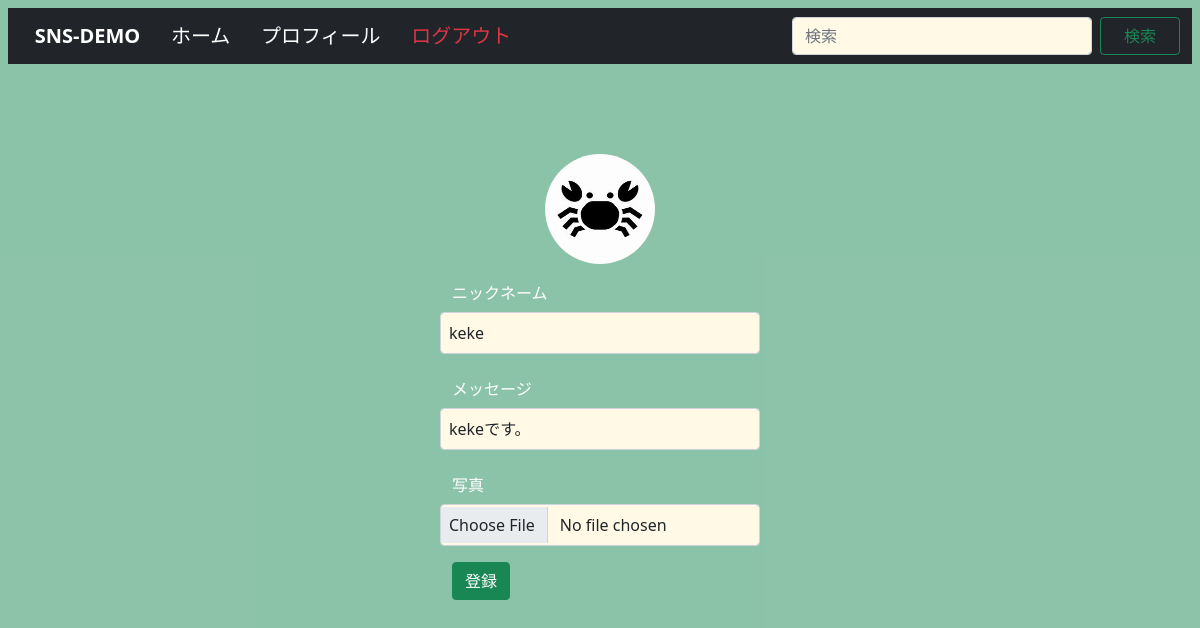
Page /app/profile/ (signed in) on the committed database.
### app/models.py (models this page shows, shortened)
class Profile(models.Model):
    id = models.UUIDField(default=uuid.uuid4, primary_key=True)
    user = models.OneToOneField(get_user_model(), on_delete=models.CASCADE)
    nick_name = models.CharField(max_length=20)
    icon = models.ImageField(upload_to='../media/images/', default='images/unknown.jpeg', null=True, blank=True)
    one_mes = models.TextField(max_length=100)
    created_at = models.DateTimeField(auto_now_add=True)
    updated_at = models.DateTimeField(auto_now=True)

### app/views.py (the view)
# urls.py: path('profile/', views.profile, name='profile'),
@login_required
def profile(request):
    instance = Profile.objects.filter(user=request.user)
    if request.method == 'POST':
        form = ProfileForm(request.POST, request.FILES)
        user = request.user
        nick_name = request.POST.get('nick_name')
        icon = request.POST.get('icon')
        one_mes = request.POST.get('one_mes')
        if form.is_valid():
            if instance:
                instance.update(user=user,
                                nick_name=nick_name,
                                icon=icon,
                                one_mes=one_mes)
                messages.success(request, 'プロフィール情報を更新しました')
                url = icon
                return render(request, 'page/profile.html', {'form': form,
                                                             'url': url})
            else:
                Profile.objects.create(user=user,
                                       nick_name=nick_name,
                                       icon=icon,
                                       one_mes=one_mes)
                url = icon
                messages.success(request, 'プロフィール情報を登録しました')
                return render(request, 'page/profile.html', {'form': form,
                                                             'url': url})
        else:
            form = ProfileForm()
            messages.error(request, '登録に失敗しました')
            return render(request, 'page/profile.html', {'form': form,
                                                         'url': '/media/images/unknown.jpeg'})
    else:
        if instance:
            data = instance[0]
            form = ProfileForm(initial={'nick_name': data.nick_name,
                                        'icon': data.icon,
                                        'one_mes': data.one_mes})
            url = data.icon
            return render(request, 'page/profile.html', {'form': form,
                                                         'url': url})
        else:
            form = ProfileForm()
            return render(request, 'page/profile.html', {'form': form,
                                                         'url': '/media/images/unknown.jpeg'})

### app/forms.py
class ProfileForm(forms.ModelForm):
    class Meta:
        model = Profile
        fields = ['nick_name', 'one_mes', 'icon']
        labels = {
            'nick_name': 'ニックネーム',
            'icon': '写真',
            'one_mes': 'メッセージ'
        }

### template/page/profile.html (shortened to what this page needs)
{% extends 'base/base.html' %}
{% block main %}
<div class="d-flex justify-content-center">
<div class="d-flex w-25 flex-column justify-content-center" style="margin-top: 90px;">
    <div class="d-flex justify-content-center" style="margin-bottom: 10px;">
        {% if url is None or url == '' %}
        <img src="/media/images/unknown.jpeg" style="border-radius: 100%;width: 110px;height: 110px;"/>
        {% else %}
        <img src="/media/images/{{ url }}" style="border-radius: 100%;width: 110px;height: 110px;"/>
        {% endif %}
    </div>
<form method="post">
  {% for item in form %}
      <div class="row mb-3 form-group">
          <label for="{{item.id_for_label}}" class="text-white col-sm-2 col-form-label w-50">{{item.label}}</label>
              <input
                  type="{{item.field.widget.input_type}}"
                  style="background-color: #FFF9E6;"
                  class="w-200 p-2 form-control"
                  {% if item.field.required %}required{% endif %}
                  name="{{item.name}}"
                  id="{{item.id_for_label}}"
                  {% if item.value is None %}
                  value=""
                  {% else %}
                  value="{{ item.value }}"
                  {% endif %}>
      </div>
  {% endfor %}
      <button type="submit" class="btn btn-success">登録</button>
</form>
</div>
</div>
{% endblock %}

### static/css/base.css (style rules this page uses)
body { font-family: 'Oswald', sans-serif; color:#630; line-height:25px; font-size:0.95em; }

### static/css/home.css (style rules this page uses)
#body-container { width: 100%; height: 100vh; overflow-y: scroll; -ms-overflow-style: none; }

### rows in the picture
Profile: icon (picture), nick_name "keke" "kekeです。"

### other values in the picture
{{ item.label }} "ニックネーム" "メッセージ" "写真"
